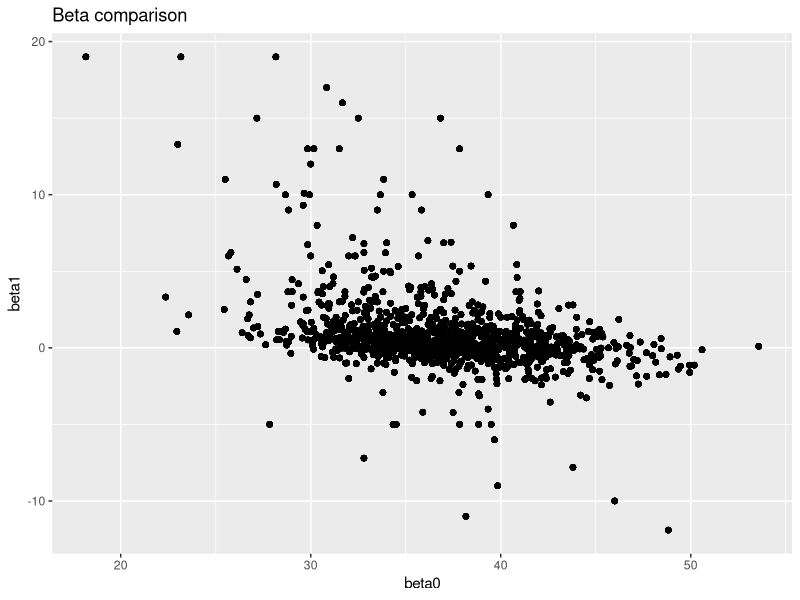
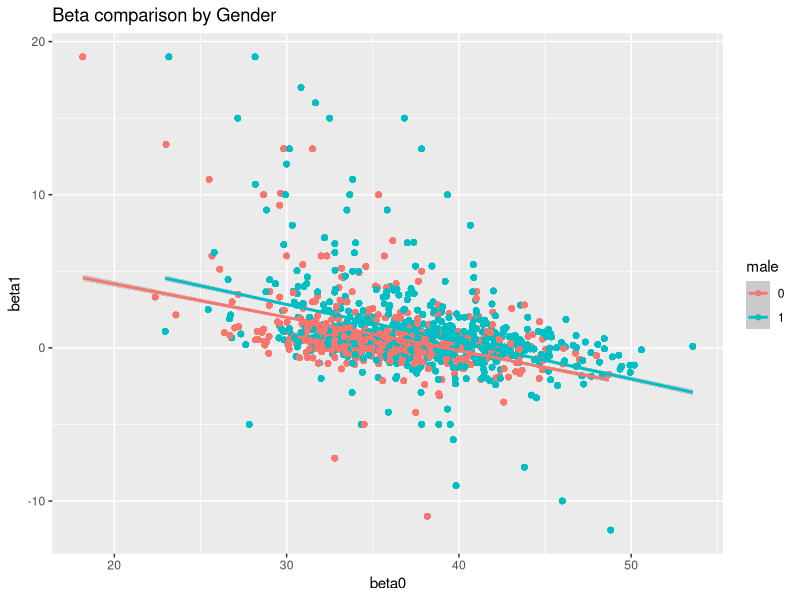
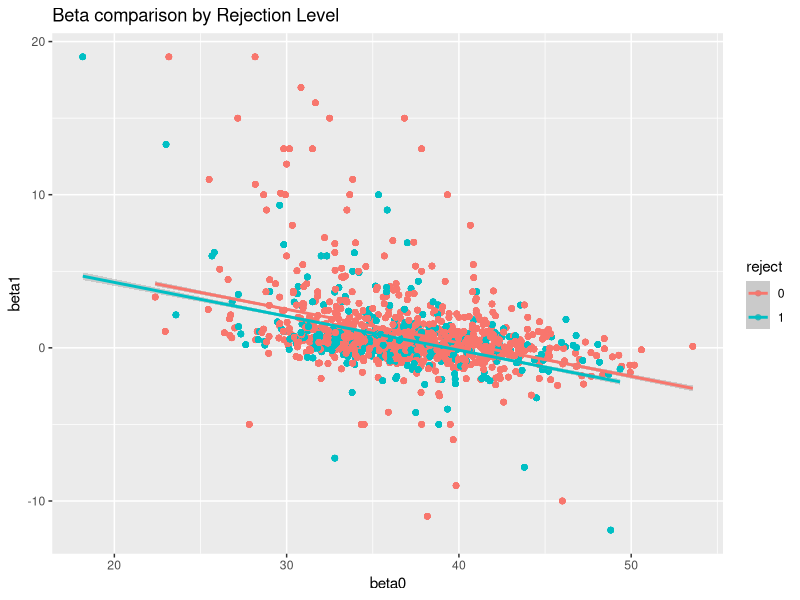
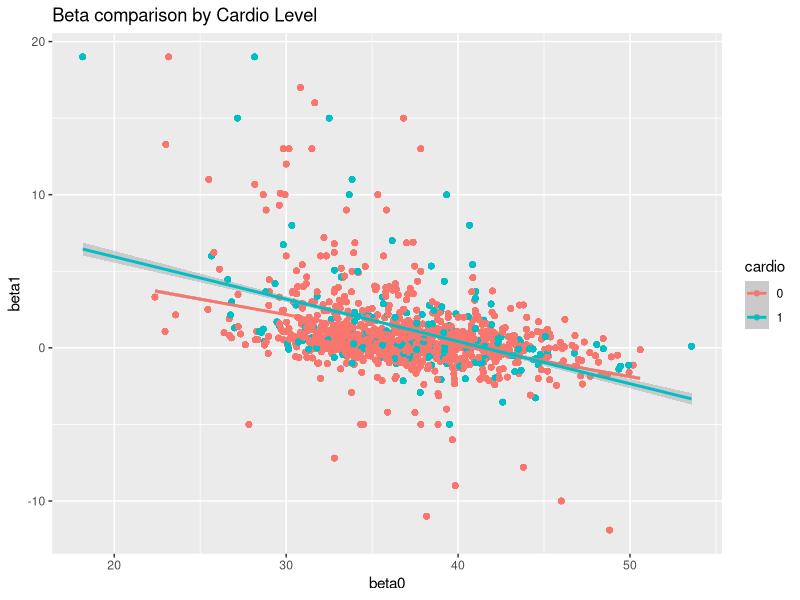

R code for these plots, in order:
## ---- chunk 1
library(readxl, knitr)
library(nlme)
library(lme4)
library(ggplot2)
trenal <- read_excel("Trenal.XLS") # summary(trenal)
trenal= trenal[,-18] #remove a noninformative column const
# Continuous or discrete variables
trenal$id = as.factor(trenal$id)
trenal$j = as.factor(trenal$j)
#trenal$time = as.factor(trenal$time)
trenal$male = as.factor(trenal$male)
trenal$cardio = as.factor(trenal$cardio)
trenal$reject = as.factor(trenal$reject)
# Change the name of respons
colnames(trenal)[19] <- "Hc"
trenal.long = trenal[,13:20] # long table form

# Remove j
trenal.long = trenal.long[,-6]
trenal.long.unique <- trenal.long[match( unique(trenal.long$id), trenal.long$id),]
trenal.long.noNA <- na.omit(trenal.long)

# Wide table form
trenal.wide = as.data.frame(subset(trenal,trenal$j=="1"))[,1:18] # 1160 x 18
## ---- chunk 2

trenal.long.NA <- na.omit(trenal.long)

trenal_grouped<-groupedData(Hc~time|id,trenal.long.NA, inner = ~ male, labels=list(y="level of Haematocrit"),units=list(y="level of Haematocrit "))

## ---- chunk 3

modlist1 <- lmList (Hc ~ time|id, trenal_grouped , na.action = na.pass)


## ---- chunk 4

beta0<- coef(modlist1)[,1]

beta1<- coef(modlist1)[,2]

bbdd<-data.frame(id=as.numeric(attributes(modlist1)$names),
                 beta0=coef(modlist1)[,1],beta1=coef(modlist1)[,2])
bbdd <- merge(trenal.long, bbdd[,c("id","beta0", "beta1")], by.x = "id", all.x = T)

bbdd <- bbdd[order(bbdd[,1]),]


## ---- chunk 5

ggplot(bbdd, aes(x=beta0, y=beta1)) + geom_point() + ggtitle("Beta comparison")

## ---- chunk 6

(meanbeta0bymale<-tapply(bbdd$beta0,as.factor(bbdd$male),mean,na.rm=T))
(meanbeta1bymale<-tapply(bbdd$beta1,as.factor(bbdd$male),mean,na.rm=T))

## ---- chunk 7
ggplot(bbdd, aes(x=beta0, y=beta1, color=male)) +
geom_point()+
  geom_smooth(method='lm', formula= y~x)+
ggtitle("Beta comparison by Gender")

## ---- chunk 8
(meanbeta0byreject<-tapply(bbdd$beta0,as.factor(bbdd$reject),mean,na.rm=T))
(meanbeta1byreject<-tapply(bbdd$beta1,as.factor(bbdd$reject),mean,na.rm=T))
## ---- chunk 9
ggplot(bbdd, aes(x=beta0, y=beta1, color=reject)) + geom_point()+
  geom_smooth(method='lm', formula= y~x)+
ggtitle("Beta comparison by Rejection Level")

## ---- chunk 10

(meanbeta0bycardio<-tapply(bbdd$beta0,as.factor(bbdd$cardio),mean,na.rm=T))
(meanbeta1bycardio<-tapply(bbdd$beta1,as.factor(bbdd$cardio),mean,na.rm=T))

## ---- chunk 11
ggplot(bbdd, aes(x=beta0, y=beta1, color=cardio)) + geom_point()+
  geom_smooth(method='lm', formula= y~x)+
ggtitle("Beta comparison by Cardio Level")

## ---- chunk 12

modbeta0<-lm(beta0~male + cardio + age,bbdd)
summary(modbeta0)
confint(modbeta0)

## ---- chunk 13

### Fit a model for the slope

modbeta1<-lm(beta1~male + cardio + age,bbdd)
summary(modbeta1)
confint(modbeta1)

